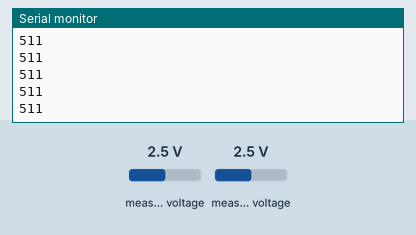
The sketch below on a simulated Arduino Uno, built with avr-gcc and run on an emulated ATmega328P. Parts: the last lines printed to the serial monitor. The inputs (shaded band) are chosen by the test bench; at power-on: measured voltage 2.5 V.

Above: at 1.2 s.
1.3 s: measured voltage (sensor 200) set to 0.1 V
At 2.1 s:
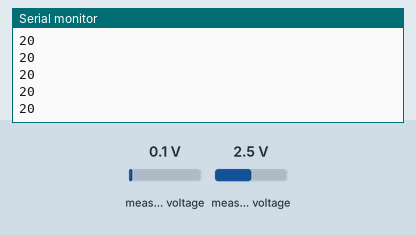
2.8 s: measured voltage (sensor 200) set to 1.2 V
At 3.5 s:
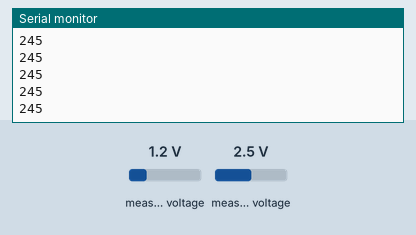
Timing chart, 0 to 5.8 s (numbered marks = the images above; inputs shaded):
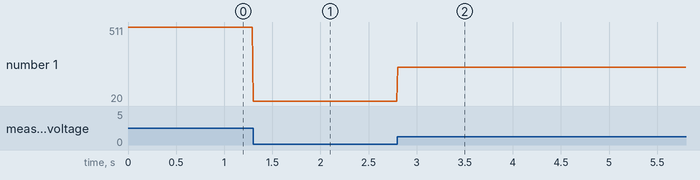

Measured:
- after the input at 1.3 s, the serial monitor: prints a new line at once (image 1)
- after the input at 2.8 s, the serial monitor: prints a new line at once (image 2)
- plotted number 1: 511 → 20 after the input at 1.3 s, 20 → 245 after the input at 2.8 s

The sketch:

mcp3008_noBLE.ino
```cpp
#include <Adafruit_MCP3008.h>
#include <Wire.h>
#include <SoftwareSerial.h>

int temp;
int val1 = 0;
int val2 = 0;

Adafruit_MCP3008 mcp1;

void setup() {
  mcp1.begin(10);
  Serial.begin(9600);
  while(!Serial){};
}

void loop()
{

  val1 = mcp1.readADC(2);
  val2 = mcp1.readADC(0);
 // Serial.println(val1);
  Serial.println(val2);
 // Serial.println(99);
  delay(10);
}
```
